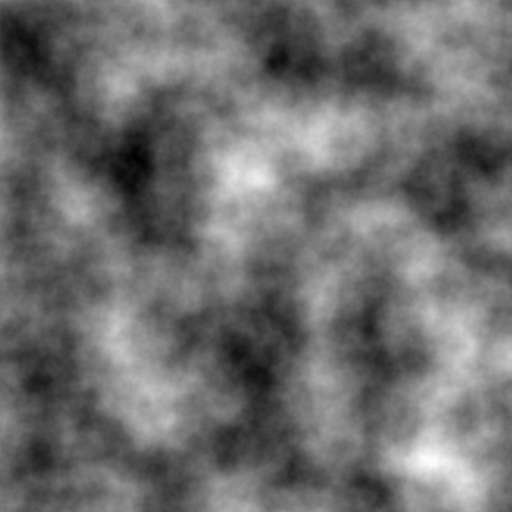
#> input picture continental.png, 512 x 512 px
$ python basic_terrain_gen.py
#> lines starting #> are read from the running program, lines starting #| are printed output that depends on the picture; after the words box and inside, x2 and y2 are one past the last pixel; in counts of white or black regions, pixels touching at a corner belong together
import cv2
import numpy as np

perlin = cv2.imread('continental.png', cv2.IMREAD_GRAYSCALE)
#> perlin is the input picture: shape (512, 512); min 0, max 255, mean 110.5

#result = perlin.copy()
#cv2.imshow('result', result)

landLower, landUpper = 0, 100
waterLower, waterUpper = 100, 256

#landColor = [234,198,56]
landColor = [37,206,0]
waterColor = [255,101,0]

result = np.full((512, 512, 3), 0, dtype=np.uint8)
landBgr = np.full((512, 512, 3), landColor, dtype=np.uint8)
waterBgr = np.full((512, 512, 3), waterColor, dtype=np.uint8)

map_land = cv2.inRange(perlin, landLower, landUpper)
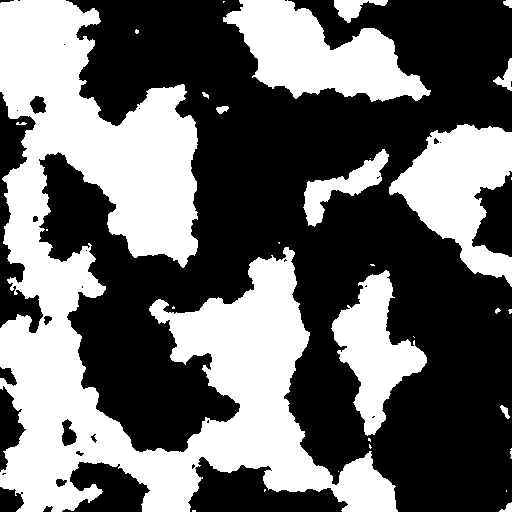
#> map_land: shape (512, 512); 41.6% white; 31 white regions (17 under 20 px), largest, box (x1, y1, x2, y2) and area: (0, 0, 398, 512) 77012, (223, 0, 431, 102) 11378, (389, 124, 512, 287) 10250
map_water = cv2.inRange(perlin, waterLower, waterUpper)
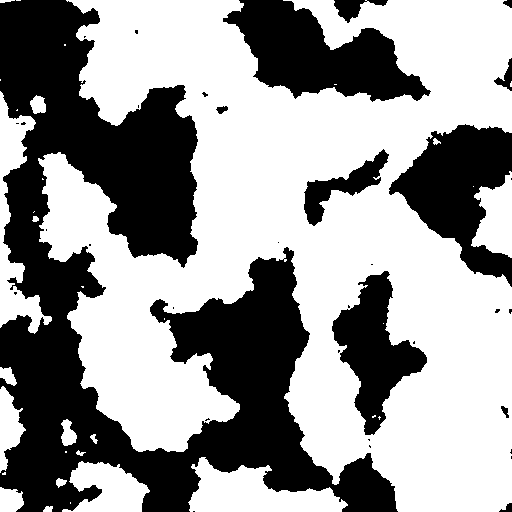
#> map_water: shape (512, 512); 59.3% white; 35 black regions (24 under 20 px), largest, box (x1, y1, x2, y2) and area: (0, 0, 398, 512) 75618, (223, 0, 431, 102) 11210, (389, 124, 512, 287) 10072

result = np.where(map_land[:, :, None], landBgr, result)
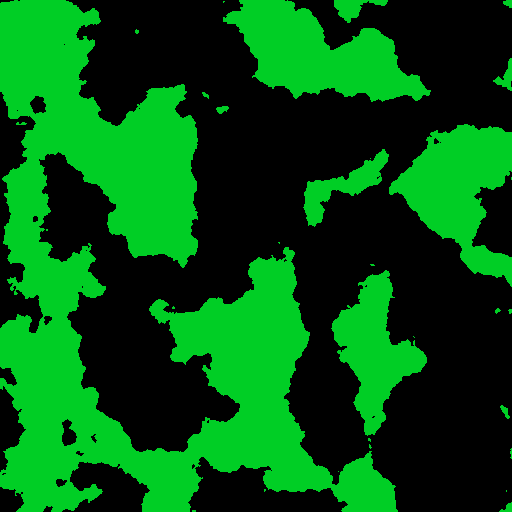
#> result: shape (512, 512, 3); mean of channels 0, 1, 2 15.4, 85.7, 0; drawn as B, G, R
result = np.where(map_water[:, :, None], waterBgr, result)
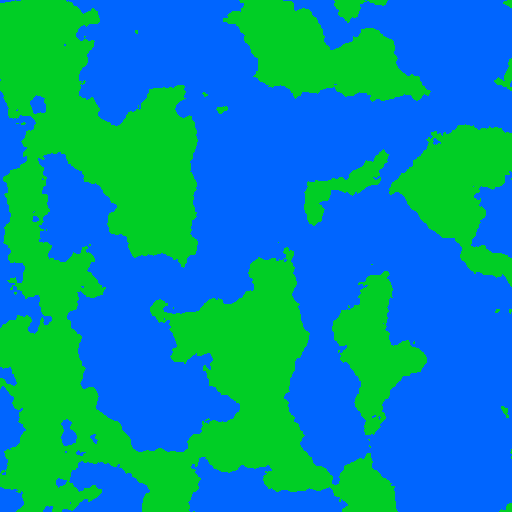
#> result: shape (512, 512, 3); mean of channels 0, 1, 2 166.2, 143.8, 0; drawn as B, G, R
#landBgr.copyTo(result, map_land)
cv2.imshow('result', result)

cv2.waitKey(0)
